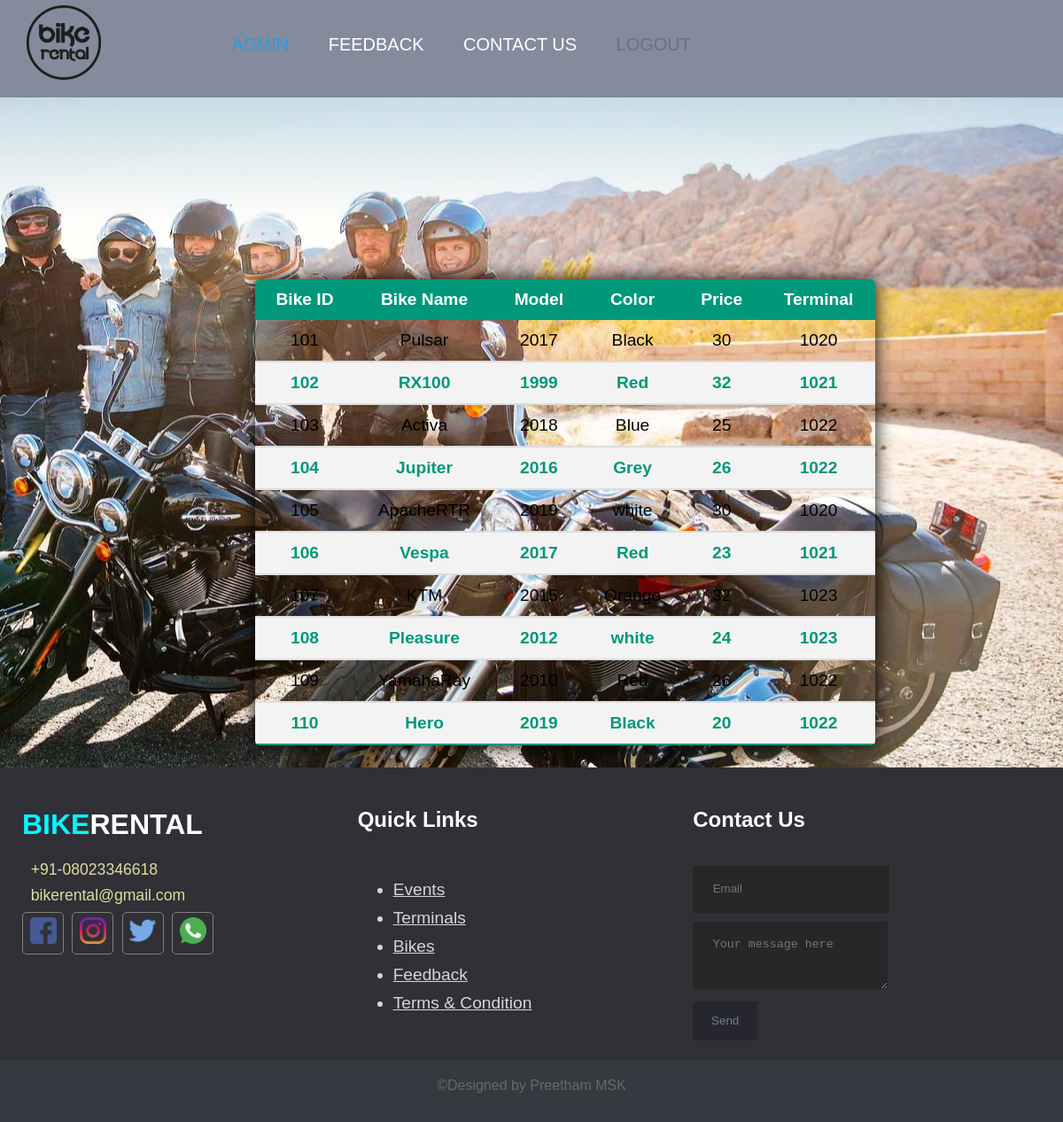
Screenshot of /PHP/viewbike.php (signed in) with the database file from the repository.
### tables this page shows
CREATE TABLE `bike` (
  `bike_id` int(5) NOT NULL,
  `bike_name` varchar(20) NOT NULL,
  `model` year(4) NOT NULL,
  `color` varchar(10) NOT NULL,
  `bike_type` varchar(10) NOT NULL,
  `price` int(4) NOT NULL,
  `term_id` int(5) NOT NULL,
  `avail` int(1) NOT NULL DEFAULT '1'
);

### PHP/viewbike.php (the view, shortened to what this page needs)
<?php
include 'connection.php';
$query1 = "SELECT * FROM bike ";
$result1 = mysqli_query($conn, $query1) or die(mysqli_error($conn));
$count1 = mysqli_num_rows($result1);
  ?>
  <!DOCTYPE html>
  <html lang="en" dir="ltr">
  <head>
    <link rel="stylesheet" href="../css/result.css">
    <link rel="stylesheet" type="text/css" href="../css/footer.css">
    <link rel="stylesheet" type="text/css" href="../css/navbar.css">
  </head>
  <body>
    <nav>
      <a href="adminpage.php"><img src="../images/logo.png" class="logo" alt="logo"></a>
      <ul>
        <li><a style="color: #3498db" href="">ADMIN</a></li>
        <li><a href="">FEEDBACK</a></li>
        <li><a href="">CONTACT US</a></li>
        <li><a style="color: #626282b8" href="alogout.php">LOGOUT</a></li>
      </ul>
    </nav>
 <div class="page-wrapper">
  <table class="content_table">
<?php
if($count1>0) {
	echo "<thead>";
	echo "<tr>";
	echo "<th>Bike ID</th>";
	echo "<th>Bike Name</th>";
	echo "<th>Model</th>";
	echo "<th>Color</th>";
  echo "<th>Price</th>";
  echo "<th>Terminal</th>";
	echo "</thead>";
	echo "<tbody>";
  	   while($row1 =mysqli_fetch_array($result1) ) {
   	echo "<tr>";
   	echo "<td >";
    echo $row1['bike_id'];
    echo "</td>";
    echo "<td >";
    echo $row1['bike_name'];
    echo "</td >";
    echo "<td >";
    echo $row1['model'];
    echo "</td>";
    echo "<td>";
    echo $row1['color'];
    echo "</td>";
    echo "<td>";
    echo $row1['price'];
    echo "</td>";
    echo "<td>";
    echo $row1['term_id'];
    echo "</td>";
    echo "</tr>";
    echo "<br/>";
}
    echo "</tbody>";
    echo "</table>";
}
else
{
?>
<div style="margin-top: 20%; margin-left: 40%;"><p style="font-size: x-large; font-family:sans-serif; color: #0085C8; font-weight: bolder;">No Bikes Found</p></div>
<?php
}
?>
</div>
<?php
include 'footer.php';
?>
  </body>
  </html>

### PHP/footer.php (shortened to what this page needs)
<div class="footer">
  <div class="footer-content">
    <div class="footer-section about">
      <h1 class="logo-text"><span>BIKE</span>RENTAL</h1>
      <div class="contact">
        <span><i class="fas fa-phone"></i>&nbsp; +91-08023346618</span>
        <span><i class="fas fa-envelope"></i>&nbsp; bikerental@gmail.com</span>
      </div>
      <div class="socials">
        <a href=""><img src="../images/facebook.png"></a>
        <a href=""><img src="../images/instagram.png"></a>
        <a href=""><img src="../images/twitter.png"></a>
        <a href=""><img src="../images/whatsapp.png"></a>
      </div>
    </div>
    <div class="footer-section links">
      <h2>Quick Links</h2>
      <br>
      <ul>
        <a href="#"><li>Events</li></a>
        <a href="viewterm.php"><li>Terminals</li></a>
        <a href="viewbike.php"><li>Bikes</li></a>
        <a href="#"><li>Feedback</li></a>
        <a href="#"><li>Terms & Condition</li></a>
      </ul>
    </div>
    <div class="footer-section contact-form">
    <h2>Contact Us</h2>
    <br>
    <form action="homepage.html" method="post">
      <input type="email" name="email" placeholder="Email" class="text-input contact-input">
      <textarea class="text-input contact-input" name="message" placeholder="Your message here"></textarea>
      <div class="button">
        <button type= "submit" class="btn-big"><i class="fas fa-envelope"></i>Send</button>
    </form>
    </div>
    </div>
  <div class="footer-bottom">
    &copy;Designed by Preetham MSK
  </div>

### CSS/result.css (style rules this page uses)
body { margin: 0; padding: 0; font-family: sans-serif; background: transparent; background-image: url("../images/images1.jpg"); background-position: right; }
.page-wrapper { min-height: 600px; }
.content_table { border-collapse: collapse; margin: 25px 0; margin-left: 24%; font-size: 1.2em; min-width: 700px; border-radius: 5px 5px 5px 5px; overflow: hidden; box-shadow: 0 0 20px rgba(0,0,0,15); }
.content_table thead tr { background-color: #009879; color: #ffffff; text-align: center; font-weight: bold; }
.content_table th, .content_table td { padding: 12px 15px; }
.content_table tbody tr { border-bottom: 2px solid #dddddd; text-align: center; }
.content_table tbody tr:nth-of-type(even) { background-color: #f3f3f3; font-weight: bold; color: #009879; }
.content_table tbody tr:last-of-type { border-bottom: 2px solid #009879; }

### CSS/footer.css (style rules this page uses)
.footer { background: #303036; color: #d3d3d3; height: 400px; position:absolute; width : 100%; }
.footer .footer-content { height: 350px; display: flex; top: 70%; }
.footer .footer-content .footer-section { flex: 1; padding: 25px; }
.footer .footer-content h1, .footer .footer-content h2 { color: white; }
.footer .footer-content .about h1 span { color: #05f7ff; }
.footer .footer-content .about .contact span { display: block; font-size: 1.1em; margin-bottom: 8px; color: #DFDBA1; }
.footer .footer-content .about .socials a { border:1px solid grey; width: 45px; height: 41px; padding-top: 5px; margin-right: 5px; text-align: center; display: inline-block; font-size: 1.3em; border-radius: 5px; transition: all -3s; }
.footer .footer-content .about .socials a img { width:30px; height: 30px; }
.footer .footer-content .links ul a { display: block; color: #d6d6d6; margin-bottom: 10px; font-size: 1.2em; transition: all -3s; }
.footer .footer-content .contact-form .contact-input { background:#272727; color: #bebdbd; margin-bottom: 10px; line-height: 1.5rem; padding: .9rem 1.4rem; border:none; }
.footer .footer-bottom { background: #343a40; color: #686868; height: 50px; width: 100%; text-align: center; position: absolute; bottom: 0px; left: 0px; padding-top: 20px; }
.btn-big { padding: .7rem 1.3rem; line-height: 1.3rem; margin-right: 320px; background: #26272dee; border: 2px; color: slategray; }

### CSS/navbar.css (style rules this page uses)
nav { width: 100%; height: 110px; background-color: #848b9c; line-height: 80px; }
nav ul { float: right; margin: 0.8%; margin-right: 25rem; }
nav ul li { list-style-type: none; display: inline-block; font-size: 20px; }
nav ul li a { text-decoration: none; color: #fff; padding: 20px; }
.logo { width: 7%; margin-left: 1.9rem; margin-top: 0.5%; }

### rows the page displays
bike: bike_id "101", bike_name "Pulsar", model "2017", color "Black", price "30", term "1020"
bike: bike_id "102", bike_name "RX100", model "1999", color "Red", price "32", term "1021"
bike: bike_id "103", bike_name "Activa", model "2018", color "Blue", price "25", term "1022"
bike: bike_id "104", bike_name "Jupiter", model "2016", color "Grey", price "26", term "1022"
bike: bike_id "105", bike_name "ApacheRTR", model "2019", color "white", price "30", term "1020"
bike: bike_id "106", bike_name "Vespa", model "2017", color "Red", price "23", term "1021"
bike: bike_id "107", bike_name "KTM", model "2015", color "Orange", price "32", term "1023"
bike: bike_id "108", bike_name "Pleasure", model "2012", color "white", price "24", term "1023"
bike: bike_id "109", bike_name "YamahaRay", model "2010", color "Red", price "26", term "1022"
bike: bike_id "110", bike_name "Hero", model "2019", color "Black", price "20", term "1022"
